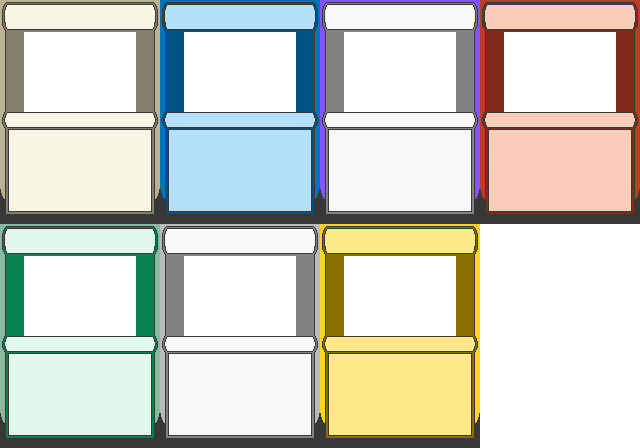
#> input picture ART/backs.png, 640 x 448 px; its folder holds only this picture in this run
$ python sync_art.py
#> lines starting #> are read from the running program, lines starting #| are printed output that depends on the picture
#!/usr/bin/env python3
"""Copies the owner's card art from ART/ into the quest: PNGs to solarus/quest/data/sprites/cards/,
fonts (.ttf) to solarus/quest/data/fonts/.

ART/ is the source of truth; the quest copy is generated, so edit the files in ART/ and re-run:

    python3 solarus/tools/sync_art.py

The full frames come from the sheet backs.png when it exists (160x224 cells, row by row: white,
blue, black, red / green, colorless, gold); it replaces the single <color>back.png files.

Missing "snub" frames (the art-less 160x120 version) are derived from the full frame of the same
color: the title bar, then everything from the type bar down, with one extra text-box row. That
recipe reproduces every snub in ART/ exactly. A derived file is reported so it can be replaced by
hand-made art.
"""

import os
import shutil
import sys

from PIL import Image

ROOT = os.path.dirname(os.path.dirname(os.path.dirname(os.path.abspath(__file__))))
SOURCE = os.path.join(ROOT, "ART")
DEST = os.path.join(ROOT, "solarus", "quest", "data", "sprites", "cards")
FONTS = os.path.join(ROOT, "solarus", "quest", "data", "fonts")
COLORS = ["white", "blue", "black", "red", "green", "colorless", "gold"]
SHEET = "backs.png"   # all full frames in one sheet, in COLORS order, 4 per row


def snub_from_back(path):
    back = Image.open(path).convert("RGBA")
    snub = Image.new("RGBA", (160, 120))
    snub.paste(back.crop((0, 0, 160, 22)), (0, 0))        # title bar
    snub.paste(back.crop((0, 127, 160, 147)), (0, 22))    # type bar and top of the text box
    snub.paste(back.crop((0, 146, 160, 147)), (0, 42))    # one more text-box row
    snub.paste(back.crop((0, 147, 160, 224)), (0, 43))    # rest of the text box and bottom edge
    return snub


def main():
    os.makedirs(DEST, exist_ok=True)
    for name in sorted(os.listdir(SOURCE)):
        if name == SHEET:
            continue
        if name.lower().endswith(".png"):
            shutil.copyfile(os.path.join(SOURCE, name), os.path.join(DEST, name))
        elif name.lower().endswith(".ttf"):
            shutil.copyfile(os.path.join(SOURCE, name), os.path.join(FONTS, name))
    sheet_path = os.path.join(SOURCE, SHEET)
    if os.path.exists(sheet_path):
        sheet = Image.open(sheet_path).convert("RGBA")
#> sheet is the input picture: PIL image 640x448 RGBA; mean R, G, B, A 121.1, 122.1, 111.9, 167.3
        for i, color in enumerate(COLORS):
            x, y = (i % 4) * 160, (i // 4) * 224
            sheet.crop((x, y, x + 160, y + 224)).save(os.path.join(DEST, color + "back.png"))
#> this loop made 7 passes
#> pass 1, in main, `sheet.crop((x, y, x + 160, y + 224)).save(os.path.join(DEST, color + "..`:
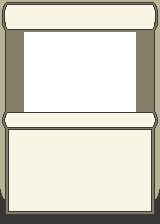
#> saved as whiteback.png: PIL image 160x224 RGBA; mean R, G, B, A 150.6, 147.7, 135.3, 191.2; transparent parts drawn white
#> pass 2, in main, `sheet.crop((x, y, x + 160, y + 224)).save(os.path.join(DEST, color + "..`:
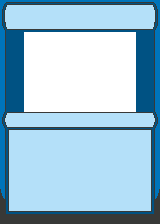
#> saved as blueback.png: PIL image 160x224 RGBA; mean R, G, B, A 91.5, 128.9, 150.5, 191.2; transparent parts drawn white
        stale = os.path.join(DEST, SHEET)
        if os.path.exists(stale):
            os.remove(stale)
    for color in COLORS:
        back = os.path.join(SOURCE, color + "back.png")
        snub = os.path.join(SOURCE, color + "snub.png")
        if not os.path.exists(back):
            print("missing " + color + "back.png", file=sys.stderr)
        elif not os.path.exists(snub):
            snub_from_back(back).save(os.path.join(DEST, color + "snub.png"))
            print("derived " + color + "snub.png from " + color + "back.png")


if __name__ == "__main__":
    main()
